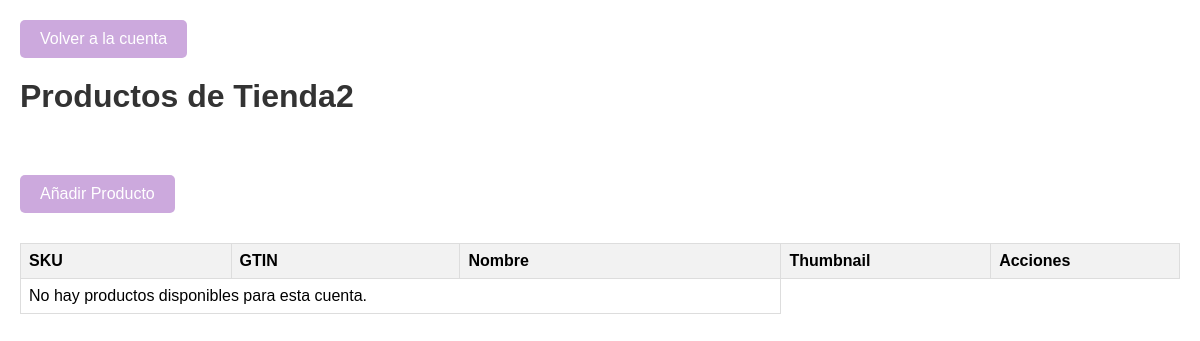
Before: /productos/2 with the older database file.
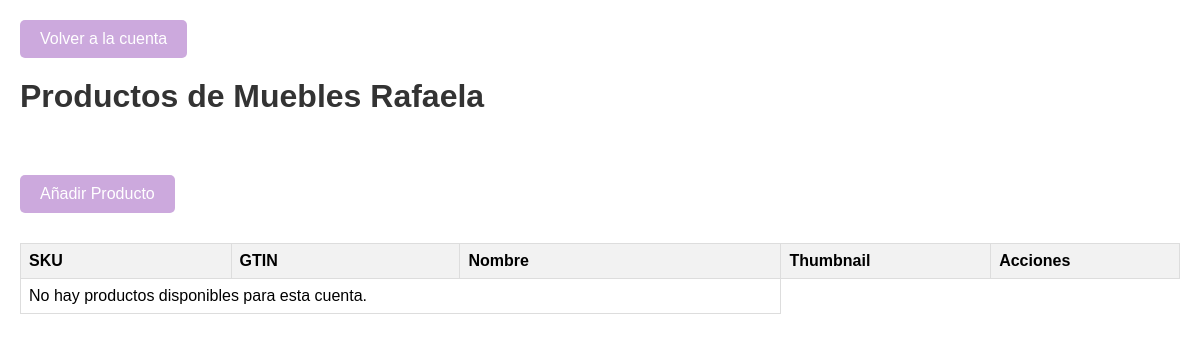
After: the same page with the newer database file.
### tables this page shows
CREATE TABLE Cuenta (ID INTEGER PRIMARY KEY, NOMBRE TEXT UNIQUE NOT NULL);

### app/routes.py (the view)
@main.route('/productos/<int:account_id>')
def productos(account_id):
    account = get_account_details(account_id)
    if account is None:
        return "Cuenta no encontrada", 404
    products = get_products_by_account(account_id)
    return render_template('productos.html', account=account, products=products)

### app/routes.py (called while the page is built, shortened)
def get_account_details(account_id):
    connection = sqlite3.connect('IngenieriaRequisitos.db')
    cursor = connection.cursor()
    cursor.execute("SELECT * FROM Cuenta WHERE ID = ?", (account_id,))
    account = cursor.fetchone()
    connection.close()
    return account

def get_products_by_account(account_id):
    connection = sqlite3.connect('IngenieriaRequisitos.db')
    cursor = connection.cursor()
    cursor.execute("SELECT SKU, GTIN, NOMBRE, THUMBNAIL FROM Producto WHERE IDCuenta = ?", (account_id,))
    products = cursor.fetchall()
    connection.close()
    product_list = []
    return product_list

### app/templates/productos.html (shortened to what this page needs)
<!DOCTYPE html>
<html lang="es">
<head>
    <link rel="stylesheet" href="{{ url_for('static', filename='productos.css') }}">
</head>
<body>
    <div class="header">
        <button onclick="window.location.href='{{ url_for('main.cuenta', account_id=account[0]) }}'">Volver a la cuenta</button>
        <h1>Productos de {{ account[1] }}</h1>
    </div>
    <button onclick="document.getElementById('addProductModal').style.display='block'">Añadir Producto</button>
    <table>
        <thead>
            <tr>
                <th>SKU</th>
                <th>GTIN</th>
                <th>Nombre</th>
                <th>Thumbnail</th>
                <th>Acciones</th>
            </tr>
        </thead>
        <tbody>
            {% if products %}
                {% for product in products %}
                    <tr>
                        <td>{{ product[0] }}</td>
                        <td>
                            {% if product[1] %}
                                {{ product[1] }}
                            {% else %}
                                -
                            {% endif %}
                        </td>
                        <td>{{ product[2] }}</td>
                        <td>
                            {% if product[3] %}
                                <img alt="Thumbnail" width="50">
                            {% else %}
                                -
                            {% endif %}
                        </td>
                    </tr>
                {% endfor %}
            {% else %}
                <tr><td colspan="3">No hay productos disponibles para esta cuenta.</td></tr>
            {% endif %}
        </tbody>
    </table>
</body>
</html>

Changed rows visible on the page:
changed Cuenta: NOMBRE "Tienda2" → "Muebles Rafaela"
